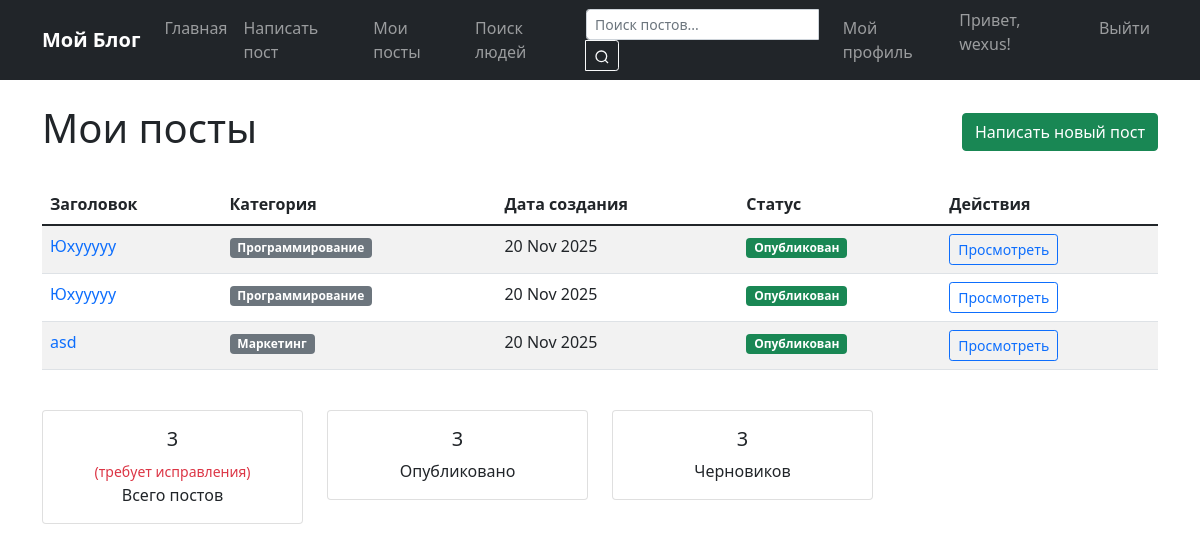
/my-posts/ (signed in), run on an earlier commit of the app's database.
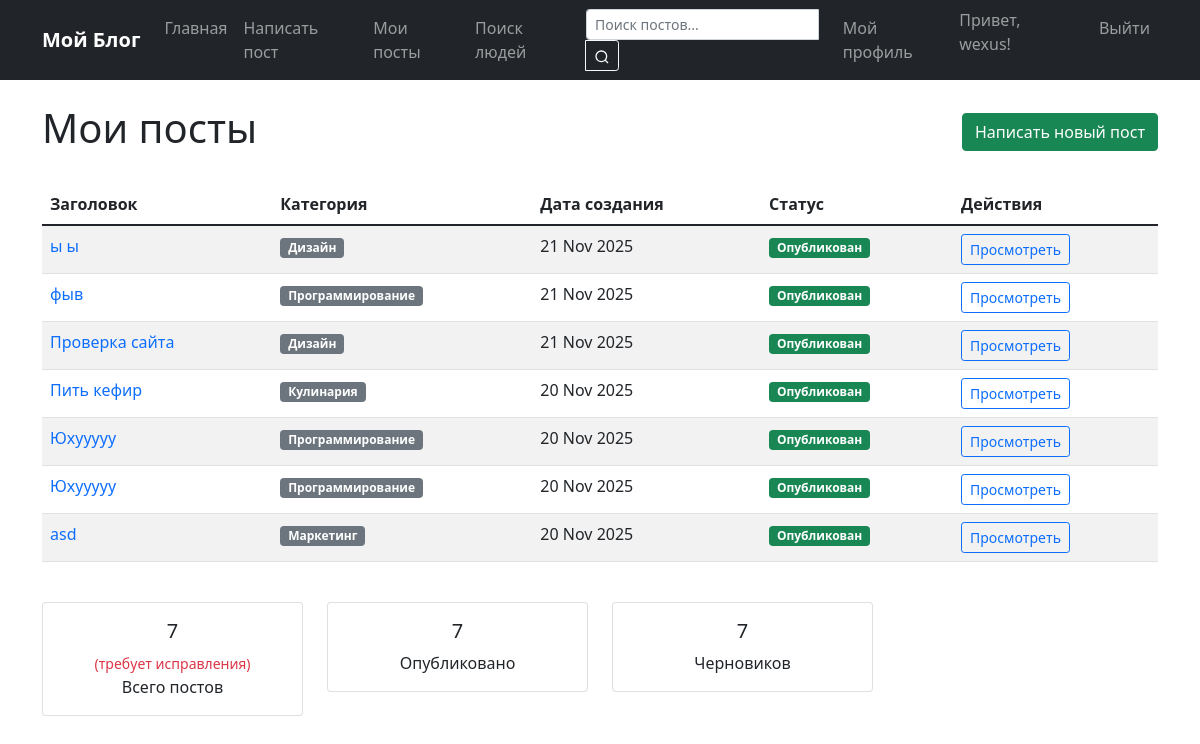
And on a later commit of the database.
### blog/models.py (models this page shows, shortened)
class Post(models.Model):
    title = models.CharField(max_length=200)
    slug = models.SlugField(unique=True, blank=True)
    content = models.TextField()
    created_date = models.DateTimeField(default=timezone.now)
    published_date = models.DateTimeField(blank=True, null=True)
    author = models.ForeignKey(User, on_delete=models.CASCADE)
    category = models.ForeignKey(Category, on_delete=models.SET_NULL, null=True, blank=True)
    tags = models.ManyToManyField(Tag, blank=True)
    image = models.ImageField(upload_to='post_images/', blank=True, null=True)
    is_published = models.BooleanField(default=False)

class Category(models.Model):
    name = models.CharField(max_length=100)
    slug = models.SlugField(unique=True, blank=True)

### blog/views.py (the view)
# urls.py: path('my-posts/', views.my_posts, name='my_posts'),
@login_required
def my_posts(request):
    posts = Post.objects.filter(author=request.user).order_by('-created_date')
    return render(request, 'blog/my_posts.html', {'posts': posts})

### blog/templates/blog/my_posts.html (shortened to what this page needs)
{% extends 'blog/base.html' %}
{% block content %}
<div class="row">
    <div class="col-12">
        <div class="d-flex justify-content-between align-items-center mb-4">
            <h1>Мои посты</h1>
            <a href="{% url 'create_post' %}" class="btn btn-success">Написать новый пост</a>
        </div>
        {% if posts %}
            <div class="table-responsive">
                <table class="table table-striped">
                    <thead>
                        <tr>
                            <th>Заголовок</th>
                            <th>Категория</th>
                            <th>Дата создания</th>
                            <th>Статус</th>
                            <th>Действия</th>
                        </tr>
                    </thead>
                    <tbody>
                        {% for post in posts %}
                        <tr>
                            <td>
                                <a href="{% url 'post_detail' slug=post.slug %}" class="text-decoration-none">
                                    {{ post.title }}
                                </a>
                            </td>
                            <td>
                                {% if post.category %}
                                    <span class="badge bg-secondary">{{ post.category.name }}</span>
                                {% else %}
                                    <span class="text-muted">Без категории</span>
                                {% endif %}
                            </td>
                            <td>{{ post.created_date|date:"d M Y" }}</td>
                            <td>
                                {% if post.is_published %}
                                    <span class="badge bg-success">Опубликован</span>
                                {% else %}
                                    <span class="badge bg-warning">Черновик</span>
                                {% endif %}
                            </td>
                            <td>
                                <div class="btn-group btn-group-sm">
                                    <a href="{% url 'post_detail' slug=post.slug %}" class="btn btn-outline-primary">Просмотреть</a>
                                </div>
                            </td>
                        </tr>
                        {% endfor %}
                    </tbody>
                </table>
            </div>
            <div class="row mt-4">
                <div class="col-md-3">
                    <div class="card text-center">
                        <div class="card-body">
                            <h5 class="card-title">{{ posts.count }}</h5>
<td>
    {% if post.slug and post.slug.strip %}
        <a href="{% url 'post_detail' slug=post.slug %}" class="text-decoration-none">
            {{ post.title }}
        </a>
    {% else %}
        {{ post.title }} <small class="text-danger">(требует исправления)</small>
    {% endif %}
</td>
                            <p class="card-text">Всего постов</p>
                        </div>
                    </div>
                </div>
                <div class="col-md-3">
                    <div class="card text-center">
                        <div class="card-body">
                            <h5 class="card-title">{{ posts|length }}</h5>
                            <p class="card-text">Опубликовано</p>
                        </div>
                    </div>
                </div>
                <div class="col-md-3">
                    <div class="card text-center">
                        <div class="card-body">
                            <h5 class="card-title">{{ posts|length }}</h5>
                            <p class="card-text">Черновиков</p>
                        </div>
                    </div>
                </div>
            </div>
        {% endif %}
    </div>
</div>
{% endblock %}

What changed in the data, as far as the page shows it:
added Post: title "ы ы", category.name "Дизайн", created_date "21 Nov 2025", is_published "Опубликован"
added Post: title "фыв", category.name "Программирование", created_date "21 Nov 2025", is_published "Опубликован"
added Post: title "Проверка сайта", category.name "Дизайн", created_date "21 Nov 2025", is_published "Опубликован"
added Post: title "Пить кефир", category.name "Кулинария", created_date "20 Nov 2025", is_published "Опубликован"
Also different on the page:
{{ posts.count }}: "3" → "7"
{{ posts|length }}: "3" → "7"
